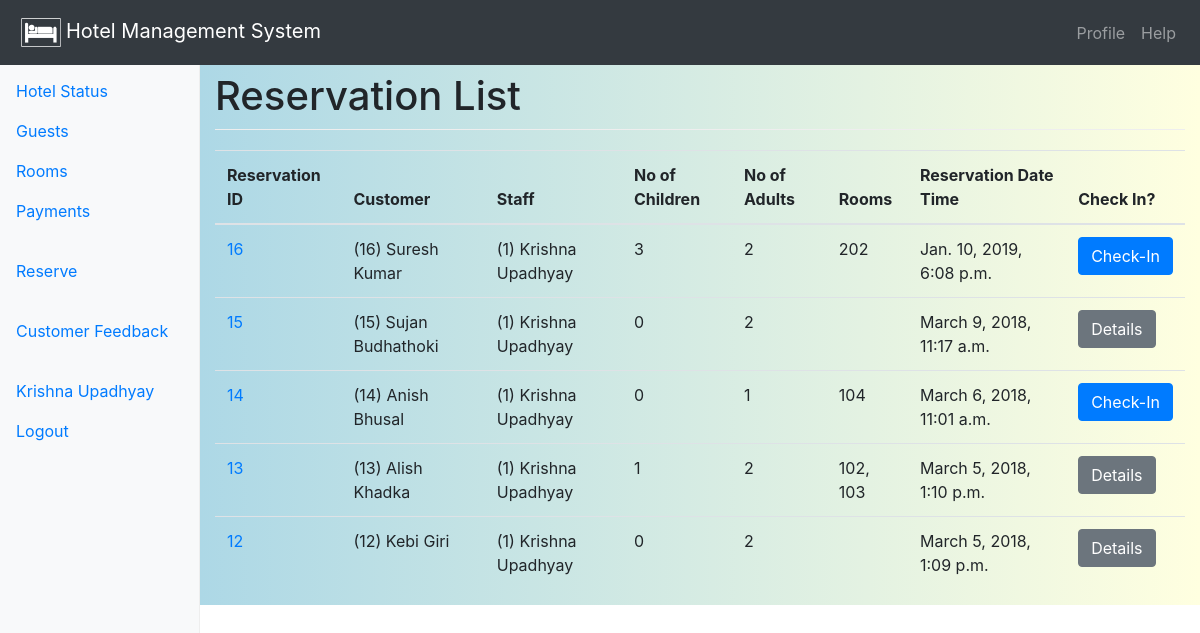
The app's page /reservations/ (signed in) with its own data.
### main/models.py (models this page shows, shortened)
@python_2_unicode_compatible
class Reservation(models.Model):
    reservation_id = models.AutoField(primary_key=True)
    customer = models.ForeignKey(Customer, on_delete=models.CASCADE)
    staff = models.ForeignKey(Staff, on_delete=models.CASCADE, editable=False)
    no_of_children = models.PositiveSmallIntegerField(default=0)
    no_of_adults = models.PositiveSmallIntegerField(default=1)
    reservation_date_time = models.DateTimeField(default=timezone.now)
    expected_arrival_date_time = models.DateTimeField(default=timezone.now)
    expected_departure_date_time = models.DateTimeField(default=timezone.now)
    class Meta:
        permissions = (('can_view_reservation', 'Can view reservation'),
                       ('can_view_reservation_detail', 'Can view reservation detail'),)

@python_2_unicode_compatible
class Customer(models.Model):
    customer_id = models.AutoField(primary_key=True)
    first_name = models.CharField(max_length=50)
    middle_name = models.CharField(max_length=50, null=False, blank=True)
    last_name = models.CharField(max_length=50)
    contact_no = models.CharField(max_length=15)
    address = models.CharField(max_length=100)
    email_address = models.EmailField(null=True, blank=True)
    class Meta:
        ordering = ['first_name', 'middle_name', 'last_name']
        permissions = (('can_view_customer', 'Can view customer'),)
    def __str__(self):
        return '({0}) {1} {2}'.format(self.customer_id, self.first_name, self.last_name)

@python_2_unicode_compatible
class Staff(models.Model):
    profile_picture = models.ImageField(upload_to='staff_img/', default='images/staff.png')
    staff_id = models.AutoField(primary_key=True)
    first_name = models.CharField(max_length=50)
    middle_name = models.CharField(max_length=50, null=False, blank=True)
    last_name = models.CharField(max_length=50)
    contact_no = models.CharField(max_length=15)
    address = models.CharField(max_length=100)
    email_address = models.EmailField()
    user = models.OneToOneField(User, on_delete=models.SET_NULL, null=True, editable=False)
    class Meta:
        ordering = ['first_name', 'middle_name', 'last_name']
        permissions = (("can_view_staff", "Can view staff"), ('can_view_staff_detail', 'Can view staff detail'))
    def __str__(self):  # Unicode support
        return '({0}) {1} {2}'.format(self.staff_id, self.first_name, self.last_name)

@python_2_unicode_compatible
class Room(models.Model):
    room_no = models.CharField(max_length=10, primary_key=True)
    room_type = models.ForeignKey('RoomType', null=False, blank=True, on_delete=models.CASCADE)
    availability = models.BooleanField(default=0)
    reservation = models.ForeignKey(Reservation, null=True, blank=True, on_delete=models.SET_NULL)
    facility = models.ManyToManyField('Facility')
    class Meta:
        ordering = ['room_no', ]
        permissions = (('can_view_room', 'Can view room'),)
    def display_facility(self):
        """
        This function should be defined since facility is many-to-many relationship
        It cannot be displayed directly on the admin panel for list_display
        """
        return ', '.join([facility.name for facility in self.facility.all()])
    display_facility.short_description = 'Facilities'

### main/views.py (the view, shortened to what this page needs)
# urls.py: path('reservations/', views.ReservationListView.as_view(), name='reservations'),  # List of Reservations
class ReservationListView(PermissionRequiredMixin, generic.ListView, generic.FormView):
    model = Reservation
    queryset = Reservation.objects.all().order_by('-reservation_date_time')
    title = _("Reservation List")
    paginate_by = 5
    allow_empty = True
    form_class = CheckInRequestForm
    success_url = reverse_lazy('check_in-list')
    permission_required = 'main.can_view_reservation'
    extra_context = {'title': title}

### main/templates/main/reservation_list.html (shortened to what this page needs)
{% extends 'base.html' %}
{% block main-content %}
    {% if reservation_list %}
        <table class="table table-hover">
            <thead>
            <tr>
                <th>Reservation ID</th>
                <th>Customer</th>
                <th>Staff</th>
                <th>No of Children</th>
                <th>No of Adults</th>
                <th>Rooms</th>
                <th>Reservation Date Time</th>
                <th>Check In?</th>
            </tr>
            </thead>
            <tbody>
            {% for reservation in reservation_list %}
                <tr>
                    <td>
                        <a href="{% url 'reservation-detail' reservation.reservation_id %}"> {{ reservation.reservation_id }}</a>
                    </td>
                    <td>{{ reservation.customer }}</td>
                    <td>{{ reservation.staff }}</td>
                    <td>{{ reservation.no_of_children }}</td>
                    <td>{{ reservation.no_of_adults }}</td>
                    <td>
                        {% for room in reservation.room_set.all %}
                            {{ room.room_no }}{% if not forloop.last %},{% endif %}
                        {% endfor %}
                    </td>
                    <td>{{ reservation.reservation_date_time }}</td>
                    <td>{% if not reservation.checkin %}
                        <button id="{{ reservation.reservation_id }}" type="button" class="btn btn-primary confirm-checkin"
                                data-toggle="modal"
                                data-target="#checkInConfirmBox">
                            Check-In
                        </button>
                    {% else %}
                        <a class="btn btn-secondary"
                           href="{% url 'check_in-detail' reservation.checkin.id %}">Details</a>
                    {% endif %}</td>
                </tr>
            {% endfor %}
            </tbody>
        </table>
    {% else %}
        <p>There are no reservations.</p>
    {% endif %}
{% endblock %}

### main/templates/base.html (shortened to what this page needs)
{% load i18n %}
<!doctype html>
<html lang="en">
<head>
    <link rel="stylesheet" href="https://maxcdn.bootstrapcdn.com/bootstrap/4.0.0/css/bootstrap.min.css"
>
    <link rel="stylesheet" href="//code.jquery.com/ui/1.12.1/themes/base/jquery-ui.css">
    {% load static %}
    <link href="{% static 'css/styles.css' %}" rel="stylesheet">
</head>
<body>
<header>
    <nav class="navbar navbar-expand-md navbar-dark fixed-top bg-dark">
        <a class="navbar-brand" href="{% url 'index' %}">
            <img src="{% static "/img/hotel-fav-icon.png" %}" style="width:50px; height=50px; padding:5px;">Hotel Management System</a>
        <div class="collapse navbar-collapse justify-content-end" id="top_navbar">
            <ul class="navbar-nav">
                {% block navbar-items %}
                    {% if user.is_authenticated %}
                        <li class="nav-item">
                            <a class="nav-link" href="{% url 'profile' %}">Profile</a>
                        </li>
                    {% endif %}
                    <li class="nav-item">
                        <a class="nav-link" href="#">Help</a>
                    </li>
                {% endblock %}
            </ul>
        </div>
    </nav>
</header>
<div class="container-fluid">
    <div class="row">
        {% block sidebar %}
            <nav class="col-sm-3 col-md-2 d-none d-sm-block bg-light sidebar">
                {% block sidebar-items %}
                    <ul class="nav nav-pills flex-column">
                        <li class="nav-item">
                            <a class="nav-link" href="{% url 'index' %}">Hotel
                                Status</a>
                        </li>
                        <li class="nav-item">
                            <a class="nav-link" href="{% url 'guest-list' %}">Guests</a>
                        </li>
                        <li class="nav-item">
                            <a class="nav-link" href="{% url 'rooms' %}">Rooms</a>
                        </li>
                        <li class="nav-item">
                            <a class="nav-link" href="{% url 'payment-index' %}">Payments</a>
                        </li>
                    </ul>
                    {% if user.is_superuser %}
                    <ul class="nav nav-pills flex-column">
                        <li class="nav-item">
                            <a class="nav-link" href="{% url 'reservations' %}">Reservations</a>
                        </li>
                        <li class="nav-item">
                            <a class="nav-link" href="{% url 'check_in-list' %}">Check-ins</a>
                        </li>
                        <li class="nav-item">
                            <a class="nav-link" href="{% url 'check_out-list' %}">Check-outs</a>
                        </li>
                    </ul>
                    {% else %}
                    <ul class="nav nav-pills flex-column">
                        <li class="nav-item">
                            <a class="nav-link" href="{% url 'reserve' %}">Reserve</a>
                        </li>
                    </ul>
                    {% endif %}
                    <ul class="nav nav-pills flex-column">
                        <li class="nav-item">
                            <a class="nav-link" href="#">Customer Feedback</a>
                        </li>
                    </ul>
                    <ul class="nav nav-pills flex-column">
                        {% block login-status %}
                            {% if user.is_authenticated %}
                                <li class="nav-item">
                                    <a class="nav-link" href="#">{{ user.first_name }} {{ user.last_name }}</a>
                                    <a class="nav-link" href="{% url 'logout' %}?next={{ request.path }}">Logout</a>
                                </li>
                            {% endif %}
                        {% endblock %}
                    </ul>
                {% endblock %}
            </nav>
        {% endblock %}
        <main role="main" class="col-sm-9 ml-sm-auto col-md-10 pt-3"
              style="background: linear-gradient(to right, lightblue, lightyellow)">
            {% block content-title %}
                <h1>{{ title }}</h1>
            {% endblock %}
            {% block main-content %}{% endblock %}
        </main>
    </div>
</div>
{% load static %}
</body>
</html>

### main/static/css/styles.css (style rules this page uses)
body { padding-top: 3.5rem; }
h1 { padding-bottom: 9px; margin-bottom: 20px; border-bottom: 1px solid #eee; }
.sidebar { position: fixed; top: 51px; bottom: 0; left: 0; z-index: 1000; padding: 20px 0; overflow-x: hidden; overflow-y: auto; border-right: 1px solid #eee; }
.sidebar .nav { margin-bottom: 20px; }
.sidebar .nav-item { width: 100%; }
.sidebar .nav-item + .nav-item { margin-left: 0; }
.sidebar .nav-link { border-radius: 0; }

### records on screen
Reservation: reservation_id "16", customer "(16) Suresh Kumar", staff "(1) Krishna Upadhyay", no_of_children "3", no_of_adults "2", reservation_date_time "Jan. 10, 2019, 6:08 p.m."
Room: room_no "202"
Reservation: reservation_id "15", customer "(15) Sujan Budhathoki", staff "(1) Krishna Upadhyay", no_of_children "0", no_of_adults "2", reservation_date_time "March 9, 2018, 11:17 a.m.", shows "Details"
Reservation: reservation_id "14", customer "(14) Anish Bhusal", staff "(1) Krishna Upadhyay", no_of_children "0", no_of_adults "1", reservation_date_time "March 6, 2018, 11:01 a.m."
Room: room_no "104"
Reservation: reservation_id "13", customer "(13) Alish Khadka", staff "(1) Krishna Upadhyay", no_of_children "1", no_of_adults "2", reservation_date_time "March 5, 2018, 1:10 p.m.", shows "Details"
Room: room_no "102"
Room: room_no "103"
Reservation: reservation_id "12", customer "(12) Kebi Giri", staff "(1) Krishna Upadhyay", no_of_children "0", no_of_adults "2", reservation_date_time "March 5, 2018, 1:09 p.m.", shows "Details"

### other values on screen
{{ user.first_name }} "Krishna"
{{ user.last_name }} "Upadhyay"
{{ title }} "Reservation List"
